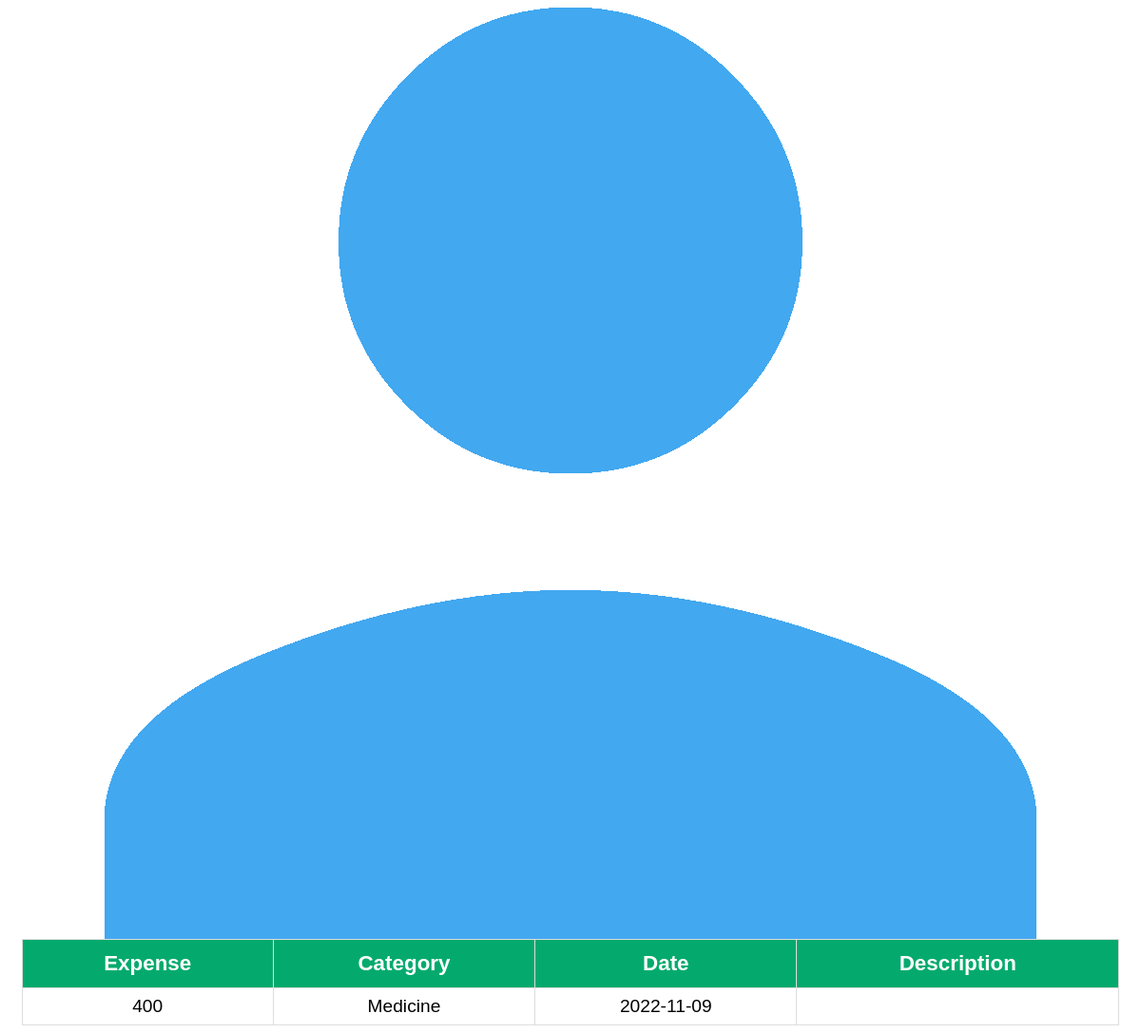
The app's page /showImage.php?ZQT=25 (signed in) with its own data.
### tables this page shows
CREATE TABLE `expense` (
  `expense_id` int(4) NOT NULL,
  `user_id` int(5) NOT NULL,
  `category` varchar(30) NOT NULL,
  `expense` float NOT NULL,
  `date` date NOT NULL,
  `description` varchar(50) NOT NULL,
  `image` varchar(100) NOT NULL
);

### showImage.php (the view, shortened to what this page needs)
<?php
require_once "dbCon.php";
$expenseId= $_GET['ZQT'];
$expenseQuery = mysqli_query($con, " SELECT * FROM `expense` WHERE `expense_id`='$expenseId' ");
$row = mysqli_fetch_row($expenseQuery);
$expense = $row[3];
$category = $row[2];
$date = $row[4];
$description = $row[5];
$imagePath = 'UPLOADS/EXPENSES/'.$row[6];
?>
<!DOCTYPE html>
<html>
<head>
</head>
<body>
	<div class="image-container">
		<img src="<?=$imagePath?>" alt="Bill">
	</div>
	<div class="manage-expense-wrapper">
		<table>
			<thead>
				<tr>
					<th>Expense</th>
					<th>Category</th>
					<th>Date</th>
					<th>Description</th>
				</tr>
			</thead>
			<tbody>
				<tr>
					<td><?=$expense?></td>
					<td><?=$category?></td>
					<td><?=$date?></td>
					<td><?=$description?></td>
				</tr>
			</tbody>
		</table>
	</div>
</body>
</html>

### showImage.php (style rules this page uses)
body { display: flex; flex-direction: column; justify-content: flex-start; align-items: center; }
.image-container { display: flex; justify-content: center; align-items: center; }
.manage-expense-wrapper { width: 97.5%; }
table { width: 100%; border-collapse: collapse; font-family: Arial; text-align: center; }
th,td { border: 1px solid #ddd; padding: 0.5rem; font-size: 1.2rem; }
th { padding-top: 12px; padding-bottom: 12px; font-size: 1.4rem; background-color: #04AA6D; color: white; }

### records on screen
expense: image (placeholder picture), expense "400", category "Medicine", date "2022-11-09"
